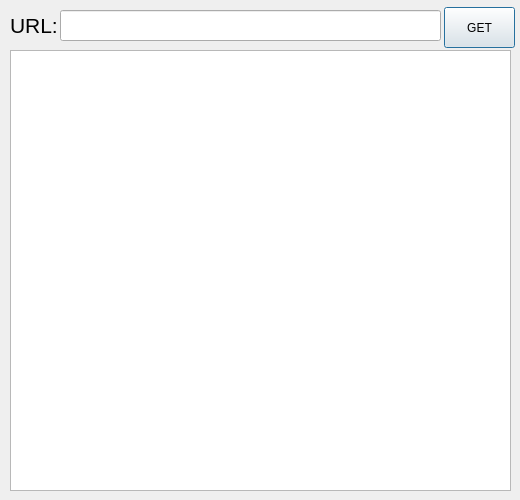
<?xml version="1.0" encoding="UTF-8"?>
<ui version="4.0">
 <class>Dialog</class>
 <widget class="QDialog" name="Dialog">
  <property name="geometry">
   <rect>
    <x>0</x>
    <y>0</y>
    <width>520</width>
    <height>500</height>
   </rect>
  </property>
  <property name="windowTitle">
   <string>Get Html</string>
  </property>
  <widget class="QLabel" name="label">
   <property name="geometry">
    <rect>
     <x>10</x>
     <y>10</y>
     <width>51</width>
     <height>31</height>
    </rect>
   </property>
   <property name="font">
    <font>
     <pointsize>16</pointsize>
    </font>
   </property>
   <property name="text">
    <string>URL:</string>
   </property>
  </widget>
  <widget class="QLineEdit" name="lineEdit">
   <property name="geometry">
    <rect>
     <x>60</x>
     <y>10</y>
     <width>381</width>
     <height>31</height>
    </rect>
   </property>
  </widget>
  <widget class="QPushButton" name="pushButton">
   <property name="geometry">
    <rect>
     <x>444</x>
     <y>7</y>
     <width>71</width>
     <height>41</height>
    </rect>
   </property>
   <property name="text">
    <string>GET</string>
   </property>
  </widget>
  <widget class="QTextBrowser" name="textBrowser">
   <property name="geometry">
    <rect>
     <x>10</x>
     <y>50</y>
     <width>501</width>
     <height>441</height>
    </rect>
   </property>
  </widget>
 </widget>
 <resources/>
 <connections/>
</ui>
